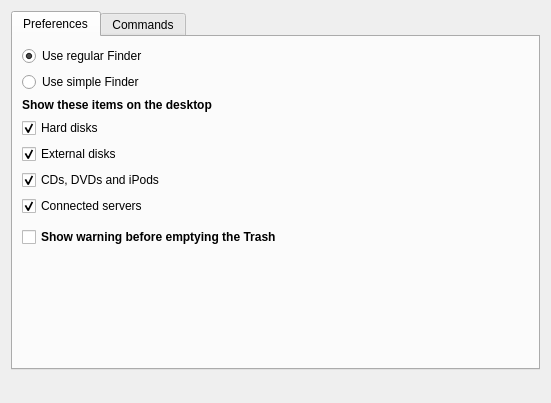
<?xml version="1.0" encoding="UTF-8"?>
<ui version="4.0">
 <class>FinderForm</class>
 <widget class="QWidget" name="FinderForm">
  <property name="geometry">
   <rect>
    <x>0</x>
    <y>0</y>
    <width>551</width>
    <height>403</height>
   </rect>
  </property>
  <layout class="QVBoxLayout" name="verticalLayout_10">
   <item>
    <widget class="QTabWidget" name="tabWidget">
     <property name="currentIndex">
      <number>0</number>
     </property>
     <widget class="QWidget" name="tab_2">
      <attribute name="title">
       <string>Preferences</string>
      </attribute>
      <layout class="QVBoxLayout" name="verticalLayout_2">
       <item>
        <widget class="QRadioButton" name="regularFinder">
         <property name="text">
          <string>Use regular Finder</string>
         </property>
         <property name="checked">
          <bool>true</bool>
         </property>
        </widget>
       </item>
       <item>
        <widget class="QRadioButton" name="simpleFinder">
         <property name="text">
          <string>Use simple Finder</string>
         </property>
        </widget>
       </item>
       <item>
        <widget class="QLabel" name="label">
         <property name="font">
          <font>
           <weight>75</weight>
           <bold>true</bold>
          </font>
         </property>
         <property name="text">
          <string>Show these items on the desktop</string>
         </property>
        </widget>
       </item>
       <item>
        <widget class="QCheckBox" name="hardDisks">
         <property name="text">
          <string>Hard disks</string>
         </property>
         <property name="checked">
          <bool>true</bool>
         </property>
        </widget>
       </item>
       <item>
        <widget class="QCheckBox" name="externalDisks">
         <property name="text">
          <string>External disks</string>
         </property>
         <property name="checked">
          <bool>true</bool>
         </property>
        </widget>
       </item>
       <item>
        <widget class="QCheckBox" name="removableMedia">
         <property name="text">
          <string>CDs, DVDs and iPods</string>
         </property>
         <property name="checked">
          <bool>true</bool>
         </property>
        </widget>
       </item>
       <item>
        <widget class="QCheckBox" name="connectedServers">
         <property name="text">
          <string>Connected servers</string>
         </property>
         <property name="checked">
          <bool>true</bool>
         </property>
        </widget>
       </item>
       <item>
        <spacer name="verticalSpacer_4">
         <property name="orientation">
          <enum>Qt::Vertical</enum>
         </property>
         <property name="sizeType">
          <enum>QSizePolicy::Fixed</enum>
         </property>
         <property name="sizeHint" stdset="0">
          <size>
           <width>1</width>
           <height>5</height>
          </size>
         </property>
        </spacer>
       </item>
       <item>
        <widget class="QCheckBox" name="showTrashWarning">
         <property name="font">
          <font>
           <weight>75</weight>
           <bold>true</bold>
          </font>
         </property>
         <property name="text">
          <string>Show warning before emptying the Trash</string>
         </property>
        </widget>
       </item>
       <item>
        <spacer name="verticalSpacer_3">
         <property name="orientation">
          <enum>Qt::Vertical</enum>
         </property>
         <property name="sizeHint" stdset="0">
          <size>
           <width>20</width>
           <height>114</height>
          </size>
         </property>
        </spacer>
       </item>
      </layout>
     </widget>
     <widget class="QWidget" name="tab">
      <attribute name="title">
       <string>Commands</string>
      </attribute>
      <layout class="QVBoxLayout" name="verticalLayout">
       <item>
        <widget class="QLabel" name="lCommands">
         <property name="font">
          <font>
           <weight>75</weight>
           <bold>true</bold>
          </font>
         </property>
         <property name="text">
          <string>Select commands available to users</string>
         </property>
        </widget>
       </item>
       <item>
        <widget class="QCheckBox" name="connectToServer">
         <property name="text">
          <string>Connect to Server</string>
         </property>
         <property name="checked">
          <bool>true</bool>
         </property>
        </widget>
       </item>
       <item>
        <widget class="QLabel" name="lTip_connect">
         <property name="text">
          <string>Opens a dialog box for finding servers on the network</string>
         </property>
        </widget>
       </item>
       <item>
        <widget class="QCheckBox" name="eject">
         <property name="text">
          <string>Eject</string>
         </property>
         <property name="checked">
          <bool>true</bool>
         </property>
        </widget>
       </item>
       <item>
        <widget class="QLabel" name="lTip_eject">
         <property name="text">
          <string>Opens a dialog box for finding servers on the network</string>
         </property>
        </widget>
       </item>
       <item>
        <widget class="QCheckBox" name="burnDisk">
         <property name="text">
          <string>Burn Disk</string>
         </property>
         <property name="checked">
          <bool>true</bool>
         </property>
        </widget>
       </item>
       <item>
        <widget class="QLabel" name="lTip_burn">
         <property name="text">
          <string>Writes permanent information to a CD or DVD</string>
         </property>
        </widget>
       </item>
       <item>
        <widget class="QCheckBox" name="goToFolder">
         <property name="text">
          <string>Go to Folder</string>
         </property>
         <property name="checked">
          <bool>true</bool>
         </property>
        </widget>
       </item>
       <item>
        <widget class="QLabel" name="lTip_goToFolder">
         <property name="text">
          <string>Allows user to open files or folders by typing a pathname</string>
         </property>
        </widget>
       </item>
       <item>
        <widget class="QCheckBox" name="restart">
         <property name="text">
          <string>Restart</string>
         </property>
         <property name="checked">
          <bool>true</bool>
         </property>
        </widget>
       </item>
       <item>
        <widget class="QLabel" name="lTip_restart">
         <property name="text">
          <string>Makes the restart command appear in the Apple menu</string>
         </property>
        </widget>
       </item>
       <item>
        <widget class="QCheckBox" name="shutDown">
         <property name="text">
          <string>Shut Down</string>
         </property>
         <property name="checked">
          <bool>true</bool>
         </property>
        </widget>
       </item>
       <item>
        <widget class="QLabel" name="lTip_shutdown">
         <property name="text">
          <string>Makes the shut down command appear in the Apple menu</string>
         </property>
        </widget>
       </item>
       <item>
        <spacer name="verticalSpacer_2">
         <property name="orientation">
          <enum>Qt::Vertical</enum>
         </property>
         <property name="sizeHint" stdset="0">
          <size>
           <width>20</width>
           <height>40</height>
          </size>
         </property>
        </spacer>
       </item>
      </layout>
     </widget>
    </widget>
   </item>
   <item>
    <spacer name="verticalSpacer">
     <property name="orientation">
      <enum>Qt::Vertical</enum>
     </property>
     <property name="sizeHint" stdset="0">
      <size>
       <width>20</width>
       <height>40</height>
      </size>
     </property>
    </spacer>
   </item>
  </layout>
 </widget>
 <resources/>
 <connections/>
</ui>
